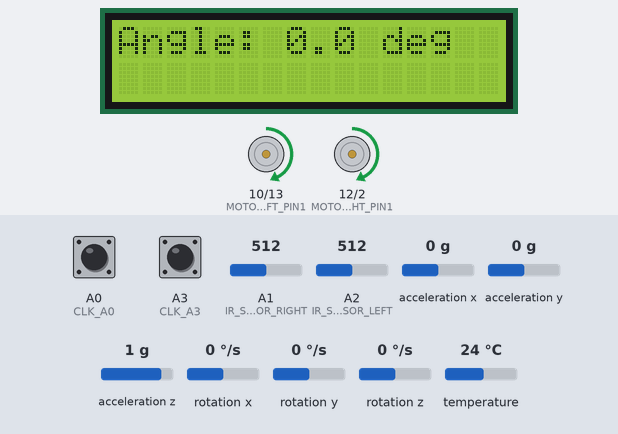
Recording of a sketch running on a simulated Arduino Uno, built with avr-gcc and run on an emulated ATmega328P. Shown: 16×2 character LCD, motor-driver pin pairs drawn as motors (green arrow = first pin HIGH = forward, orange = second pin HIGH = backward, longer = more drive, scaled by the enable pin). The inputs (shaded band) are chosen by the test bench; at power-on: acceleration x 0 g, A0 (CLK_A0) HIGH, A1 (IR_SENSOR_RIGHT) = 512, A2 (IR_SENSOR_LEFT) = 512, A3 (CLK_A3) HIGH, acceleration y 0 g, acceleration z 1 g, rotation x 0 °/s, rotation y 0 °/s, rotation z 0 °/s, temperature 24 °C.

Above: at 1.2 s.
1.3 s: acceleration x set to -1.4 g
At 2.5 s:
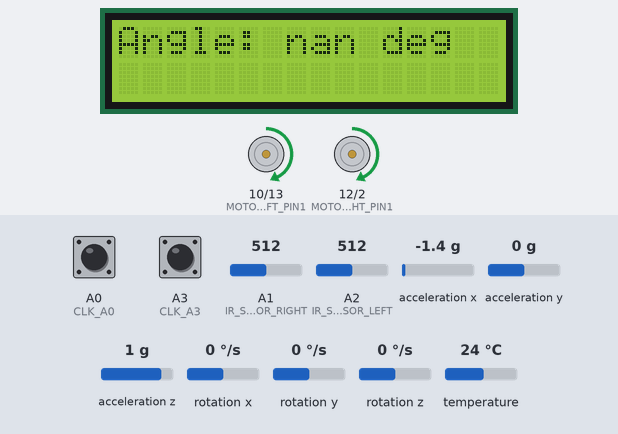
2.8 s: acceleration x set to 0.2 g
At 4.0 s:
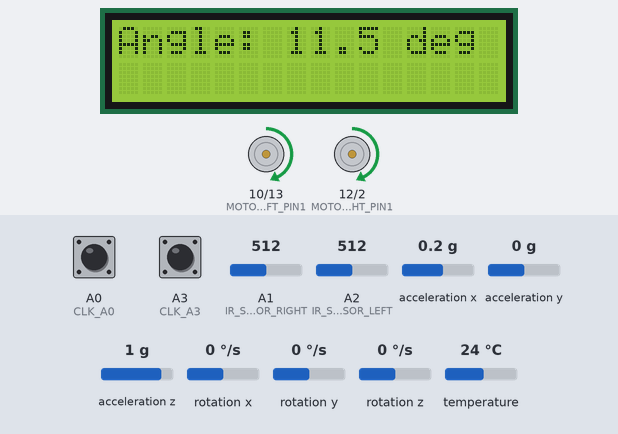
4.3 s: acceleration x set to 0.5 g
At 5.1 s:
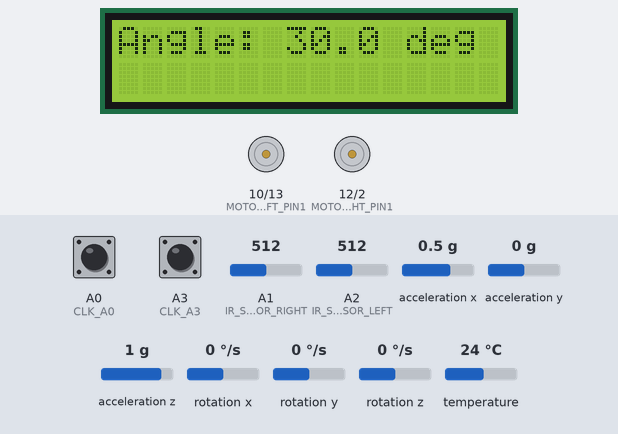
5.8 s: acceleration x set to -0.8 g
At 13.0 s:
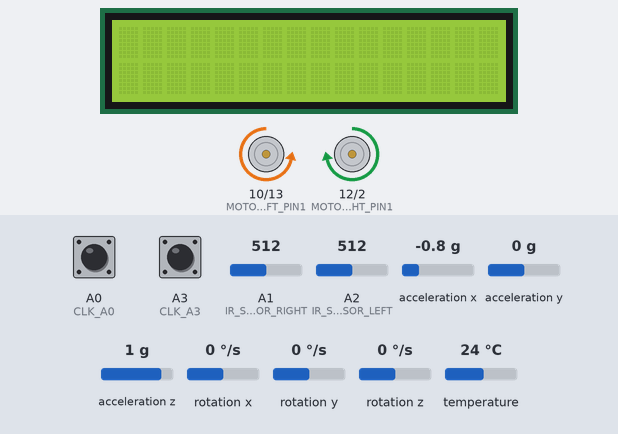
Timing chart, 0 to 13.3 s (numbered marks = the images above; inputs shaded):
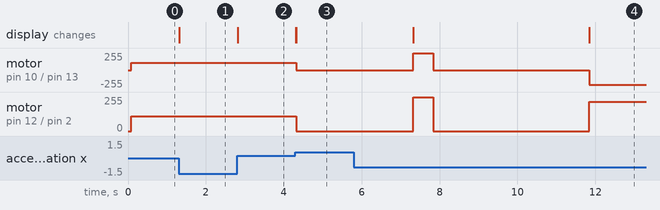

Measured:
- the behaviour switches between 0.3 and 0.4 g on acceleration x (found by bisection; images 2 and 3)
- after the input at 1.3 s, the display: changes at once (image 1)
- after the input at 2.8 s, the display: changes at once (image 2)
- after the input at 4.3 s, motor on pin 10 (MOTOR_LEFT_PIN1) / pin 13 (MOTOR_LEFT_PIN2), motor on pin 12 (MOTOR_RIGHT_PIN1) / pin 2 (MOTOR_RIGHT_PIN2): forward 110/255 → stopped at once; the display: first changes at once (image 3 shows a later state)
- after the input at 5.8 s, the display: first differs from a run without the input after 6.0 s (image 4)

The sketch:

week3.ino
```cpp
#include <LiquidCrystal.h>
#include <Adafruit_MPU6050.h>
#include <Adafruit_Sensor.h>
#include <Wire.h>

// Initialize LCD
LiquidCrystal lcd(8, 9, 4, 5, 6, 7);

// MPU-6050
Adafruit_MPU6050 mpu;

// Pins for rotary encoders
#define CLK_A0 A0
#define CLK_A3 A3

// Infrared sensors
#define IR_SENSOR_LEFT A2
#define IR_SENSOR_RIGHT A1

// Motor pins
#define MOTOR_PWM_LEFT 3
#define MOTOR_PWM_RIGHT 11
#define MOTOR_LEFT_PIN1 10
#define MOTOR_LEFT_PIN2 13
#define MOTOR_RIGHT_PIN1 12
#define MOTOR_RIGHT_PIN2 2

// Variables for encoders
volatile int counter_A0 = 0;
volatile int counter_A3 = 0;
int lastStateCLK_A0;
int lastStateCLK_A3;

float wheelDiameter = 6.2; // cm
float pulsesPerRevolution = 20.0;
float distancePerPulse = (3.14159265359 * wheelDiameter) / pulsesPerRevolution;
float distance_A0 = 0.0;
float distance_A3 = 0.0;

unsigned long moveStartTime = 0;  // Stores the time when forward movement starts
bool movingForward = false;       // Flag to track if the robot is in the 2-second movement phase
bool distanceTraveled = false;    // Flag to ensure path following after movement

// IR sensor thresholds
int leftIRThreshold = 200;  // Adjust this value based on your sensor's characteristics
int rightIRThreshold = 200 ;

void setup() {
  pinMode(CLK_A0, INPUT);
  pinMode(CLK_A3, INPUT);

  pinMode(IR_SENSOR_LEFT, INPUT);
  pinMode(IR_SENSOR_RIGHT, INPUT);

  pinMode(MOTOR_PWM_LEFT, OUTPUT);
  pinMode(MOTOR_PWM_RIGHT, OUTPUT);

  pinMode(MOTOR_LEFT_PIN1, OUTPUT);
  pinMode(MOTOR_LEFT_PIN2, OUTPUT);
  pinMode(MOTOR_RIGHT_PIN1, OUTPUT);
  pinMode(MOTOR_RIGHT_PIN2, OUTPUT);

  // Set the PWM frequency for ENA and ENB
  setPWMFrequency(MOTOR_PWM_LEFT, 1000);
  setPWMFrequency(MOTOR_PWM_RIGHT, 1000);

  Serial.begin(9600);
  lcd.begin(16, 2);
  lcd.print("Initializing...");
  lcd.clear();

  if (!mpu.begin()) {
    lcd.print("MPU6050 Error");
    while (1);
  }
  lcd.print("MPU6050 Ready");
  lcd.clear();

  lastStateCLK_A0 = digitalRead(CLK_A0);
  lastStateCLK_A3 = digitalRead(CLK_A3);
  moveStartTime = millis();
}

void loop() {
  static bool onRamp = false;          // Whether the robot is currently climbing the ramp
  static bool rampHandled = false;    // Whether the ramp detection has been handled
  static bool rampTopHandled = false; // Whether the top of the ramp logic has been handled
  static bool descending = false;     // Whether the robot is descending the ramp

  float avgAngle = calculateAverageAngle(); // Get the average ramp angle

  // Step 1: Follow the line using infrared sensors
  if (!onRamp && !rampHandled) {
    followPath(110,110);
    lcd.setCursor(0, 0);
    lcd.print("Angle: ");
    lcd.print(avgAngle, 1);
    lcd.print(" deg");

    if (avgAngle > 20) {  // Ramp detected
        stopMotorsWithTimeout(3000);  // Stop for 3 seconds
        lcd.clear();
        lcd.setCursor(0, 0);
        lcd.print("Ramp Angle: ");
        lcd.print(avgAngle, 1);  // Display ramp angle
        onRamp = true;
        rampHandled = true;
    }
  }

  // Step 2: Climb the ramp and stop at the top
  if (onRamp && !rampTopHandled) {
    if (avgAngle < 10) {  // Reached the top of the ramp
        stopMotorsWithTimeout(4000);  // Pause for 4 second
        lcd.clear();
        lcd.setCursor(0, 0);
        lcd.print("Top of Ramp");

        rotate360();  // Rotate 360 degrees
        stopMotorsWithTimeout(1000);  // Pause for 1 second after rotation

         // Move forward without using infrared sensors
        unsigned long moveStartTime = millis();
        while (millis() - moveStartTime < 1250) {  // Move for 1 seconds
            moveForward(150, 150);  // Move forward at speed 110
        }
        stopMotorsWithTimeout(1000);  // Stop after moving forward
        // Reset distance counters for Step 3
        distance_A0 = 0;
        distance_A3 = 0;
        counter_A0 = 0;
        counter_A3 = 0;
        rampTopHandled = true;  // Mark top handled
        distanceTraveled = false;  // Reset flag for the next step
    } else {
        unsigned long moveStartTime = millis();
        while (millis() - moveStartTime < 500) {  // Move for 0.5 seconds
            moveForward(255, 255);  // Move forward at speed 255
        }
    }
  }

  /// Step 3: Follow the line for 100 cm, but only after the robot has moved down the ramp
if (rampTopHandled && !distanceTraveled) {
    // Start tracking distance only after the angle goes from negative to positive (indicating it moved down the ramp)
    if (avgAngle > 0) {  // Angle has returned to positive
        distance_A0 = 0;  // Reset distance counters
        distance_A3 = 0;
        counter_A0 = 0;
        counter_A3 = 0;
        followPathForDistance(100.0,90,90);  // Follow the path for 100 cm
        stopMotorsWithTimeout(3000);  // Stop for 3 seconds
        distanceTraveled = true;  // Mark the distance has been traveled
    }
}
  // Step 4: Continue following the path until the end
  if (distanceTraveled) {
    followPathForDistance(1000.0 - (distance_A0 + distance_A3) / 2.0,90,90);  // Continue following the path
  }
}

// Custom stop function with a timeout
void stopMotorsWithTimeout(unsigned long durationMs) {
  unsigned long startTime = millis();
  stopMotors();
  while (millis() - startTime < durationMs) {
    // Perform other tasks if needed
  }
}

// Calculate average ramp angle
/*float calculateAverageAngle() {
  float angles[5] = {0};
  for (int i = 0; i < 5; i++) {
    sensors_event_t accel, gyro, temp;
    mpu.getEvent(&accel, &gyro, &temp);
    angles[i] = atan2(accel.acceleration.x, accel.acceleration.z) * (180.0 / 3.14159265359);
  }
  float sum = 0;
  for (int i = 0; i < 5; i++) {
    sum += angles[i];
  }
  return sum / 5.0;
}*/
float calculateAverageAngle() {
  float angles[5] = {0};
  for (int i = 0; i < 5; i++) {
    sensors_event_t accel, gyro, temp;
    mpu.getEvent(&accel, &gyro, &temp);

    // Assume gravitational acceleration is 9.8 m/s²
    float gravity = 9.8;

    // Calculate the angle of the X-axis with respect to gravity
    angles[i] = asin(accel.acceleration.x / gravity) * (180.0 / 3.14159265359);
  }

  float sum = 0;
  for (int i = 0; i < 5; i++) {
    sum += angles[i];
  }
  return sum / 5.0;
}


// Follow the path using IR sensors
void followPath(int speedLeft, int speedRight) {
  int leftSensor = analogRead(IR_SENSOR_LEFT);
  int rightSensor = analogRead(IR_SENSOR_RIGHT);

  // Compare sensor readings to threshold for quicker response
  if (leftSensor > leftIRThreshold && rightSensor > rightIRThreshold) {
    moveForward(speedLeft, speedRight);
  } else if (rightSensor > rightIRThreshold && leftSensor <= leftIRThreshold) {
    moveLeft(255, 255);
  } else if (leftSensor > leftIRThreshold && rightSensor <= rightIRThreshold) {
    moveRight(255, 255);
  } else {
    stopMotors();
  }
}

// Rotate 360 degrees
void rotate360() {
  sensors_event_t accel, gyro, temp;
  float totalRotation = 0.0; // Total accumulated rotation
  unsigned long lastTime = millis();

  lcd.clear();
  lcd.print("Calibrating...");
  lcd.clear();

  while (totalRotation < 360.0) {
    mpu.getEvent(&accel, &gyro, &temp);
    unsigned long currentTime = millis();
    float deltaTime = (currentTime - lastTime) / 1000.0; // Convert to seconds

    // Calculate net angular velocity (rad/s to deg/s conversion)
    float zRotationRate = gyro.gyro.z * (180.0 / 3.14159265359); // Z-axis rotation
    float netRotationRate = sqrt(pow(gyro.gyro.x, 2) + pow(gyro.gyro.y, 2) + pow(gyro.gyro.z, 2)) * (180.0 / 3.14159265359);

    // If rotation is primarily around Z-axis, update total rotation
    if (abs(zRotationRate) > abs(gyro.gyro.x) && abs(zRotationRate) > abs(gyro.gyro.y)) {
      totalRotation += abs(zRotationRate) * deltaTime;
    }

    lastTime = currentTime;

    // Rotate the robot to the right
    moveRight(220, 220);
  }

  // Stop the motors after completing the rotation
  stopMotors();

  // Display rotation completion
  lcd.clear();
  lcd.print("Rotation Done!");
}

// Follow the path for a set distance using IR sensors
void followPathForDistance(float targetDistance,int speedLeft, int speedRight) {

    // Record the starting time to calculate elapsed time
    moveStartTime = millis();

    while ((distance_A0 + distance_A3) / 2.0 < targetDistance) {
        followPath(speedLeft,speedRight); // Continue following the path using IR sensors

        // Encoder reading logic for A0
        int currentStateCLK_A0 = digitalRead(CLK_A0);
        if (currentStateCLK_A0 != lastStateCLK_A0 && currentStateCLK_A0 == 1) {
            counter_A0++;
            distance_A0 += distancePerPulse;
        }
        lastStateCLK_A0 = currentStateCLK_A0;

        // Encoder reading logic for A3
        int currentStateCLK_A3 = digitalRead(CLK_A3);
        if (currentStateCLK_A3 != lastStateCLK_A3 && currentStateCLK_A3 == 1) {
            counter_A3++;
            distance_A3 += distancePerPulse;
        }
        lastStateCLK_A3 = currentStateCLK_A3;

        // Update LCD with cumulative distance and time
        float averageDistance = (distance_A0 + distance_A3) / 2.0;
        lcd.setCursor(0, 0);
        lcd.print("Dis: ");
        lcd.print(averageDistance, 1);
        lcd.print(" cm");
        lcd.setCursor(0, 1);
        lcd.print("Time: ");
        unsigned long elapsedTime = millis() - moveStartTime;
        lcd.print(elapsedTime / 1000);  // Show seconds
        lcd.print(" s");
    }

    // Stop motors after reaching the target distance
    stopMotors();
}


// Move forward with a given speed
void moveForward(int leftSpeed, int rightSpeed) {
  analogWrite(MOTOR_PWM_LEFT, leftSpeed);
  analogWrite(MOTOR_PWM_RIGHT, rightSpeed);
  digitalWrite(MOTOR_LEFT_PIN1, HIGH);
  digitalWrite(MOTOR_LEFT_PIN2, LOW);
  digitalWrite(MOTOR_RIGHT_PIN1, HIGH);
  digitalWrite(MOTOR_RIGHT_PIN2, LOW);
}

// Move left
void moveLeft(int leftSpeed, int rightSpeed) {
  analogWrite(MOTOR_PWM_LEFT, leftSpeed);
  analogWrite(MOTOR_PWM_RIGHT, rightSpeed);
  digitalWrite(MOTOR_LEFT_PIN1, HIGH);
  digitalWrite(MOTOR_LEFT_PIN2, LOW);
  digitalWrite(MOTOR_RIGHT_PIN1, LOW);
  digitalWrite(MOTOR_RIGHT_PIN2, HIGH);
}

// Move right
void moveRight(int leftSpeed, int rightSpeed) {
  analogWrite(MOTOR_PWM_LEFT, leftSpeed);
  analogWrite(MOTOR_PWM_RIGHT, rightSpeed);
  digitalWrite(MOTOR_LEFT_PIN1, LOW);
  digitalWrite(MOTOR_LEFT_PIN2, HIGH);
  digitalWrite(MOTOR_RIGHT_PIN1, HIGH);
  digitalWrite(MOTOR_RIGHT_PIN2, LOW);
}

// Stop the motors
void stopMotors() {
  analogWrite(MOTOR_PWM_LEFT, 0);
  analogWrite(MOTOR_PWM_RIGHT, 0);
  digitalWrite(MOTOR_LEFT_PIN1, LOW);
  digitalWrite(MOTOR_LEFT_PIN2, LOW);
  digitalWrite(MOTOR_RIGHT_PIN1, LOW);
  digitalWrite(MOTOR_RIGHT_PIN2, LOW);
}

// Set PWM frequency
void setPWMFrequency(int pin, int freq) {
  analogWrite(pin, 0);
  analogWrite(pin, freq);  // Apply frequency value
}
```
